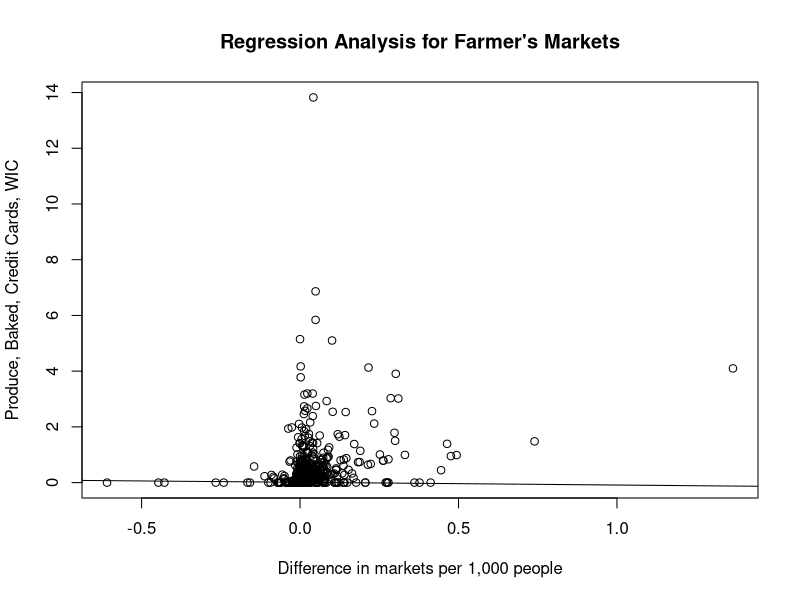
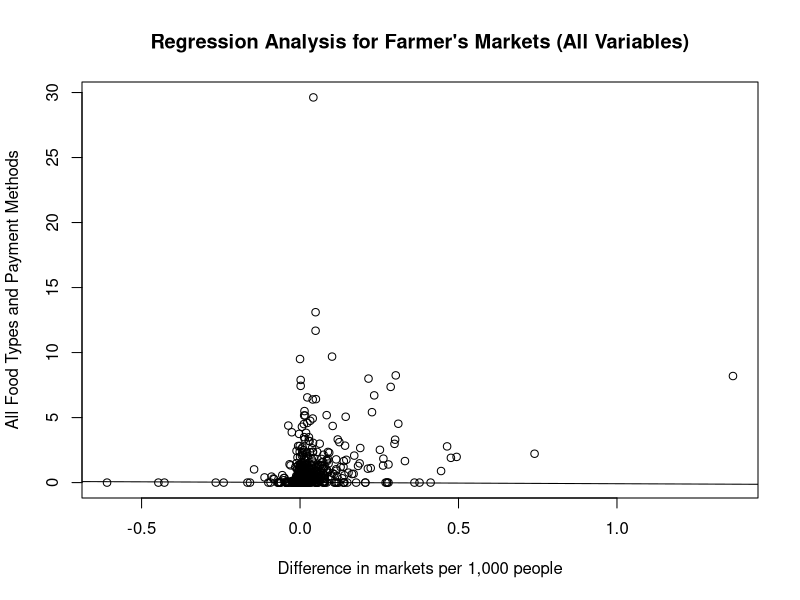
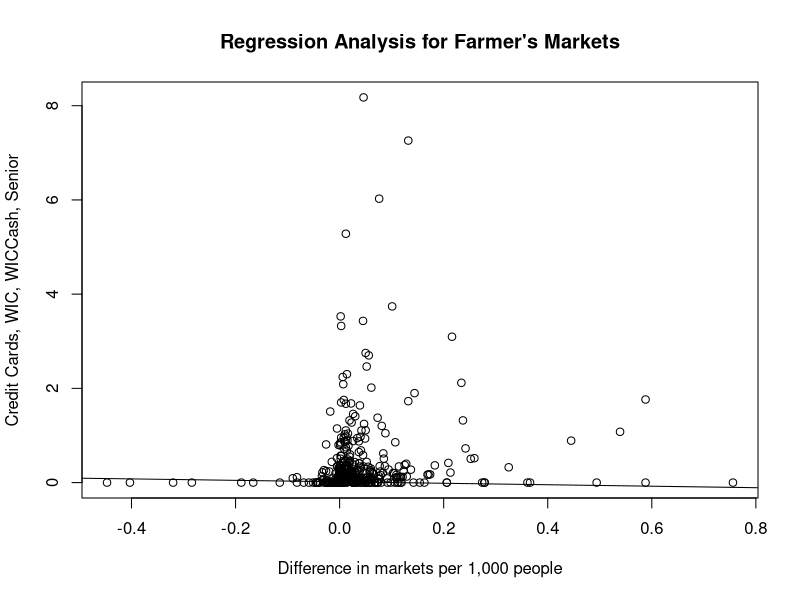

Generate these figures, in order, with R:
setwd("C:/Users/saraa/Desktop")
fmdata <- read.csv("fe_local_clean.csv")
library(ggplot2)
library(caret)

model1 = lm(Difference ~ Produce1000 + Animal1000 + Baked1000 + OtherFood1000 + CreditCards1000 + SNAP1000 +
              WIC1000 + WICCash1000 + Senior1000, data=fmdata)
summary(model1)
SSE1 = sum(model1$residuals^2)
SSE1

model2 = lm(Difference ~ Produce1000 + Baked1000 + OtherFood1000 + CreditCards1000 + WIC1000, data=fmdata)
summary(model2)
SSE2 = sum(model2$residuals^2)
SSE2

set.seed(150)
fmdata_Split <-createDataPartition(fmdata$Difference, p = 0.7, list=FALSE)
fmdata_Train <- fmdata[fmdata_Split, ]
fmdata_Test <- fmdata[-fmdata_Split, ]

#Build model using train
model3 = lm(Difference ~ Produce1000 + Baked1000 + OtherFood1000 + CreditCards1000 + WIC1000, data=fmdata_Train)
summary(model3)
SSE3 = sum(model3$residuals^2)
SSE3

set.seed(150)
fmdata_Split <-createDataPartition(fmdata$Difference, p = 0.7, list=FALSE)
fmdata_Train <- fmdata[fmdata_Split, ]
fmdata_Test <- fmdata[-fmdata_Split, ]

model4 = lm(Difference ~ Produce1000 + Baked1000 + CreditCards1000 + WIC1000, data=fmdata_Train)
summary(model4)
SSE4 = sum(model4$residuals^2)
SSE4
predictTest <- predict(model4, newdata=fmdata_Test)

predictTest <- predict(model4, newdata=fmdata_Test)
SSE4 <- sum((fmdata_Test$Difference - predictTest) ^ 2)
SST4 <- sum((fmdata_Test$Difference - mean(fmdata_Test$Difference)) ^ 2)
SSE4
SST4
SquaredR4 <- 1 - SSE4/SST4
SquaredR4

plot(fmdata_Test$Difference, fmdata_Test$Produce1000 + fmdata_Test$Baked1000 + fmdata_Test$CreditCards1000 +
       fmdata_Test$WIC1000, main = "Regression Analysis for Farmer's Markets", xlab = "Difference in markets per 1,000 people", ylab = "Produce, Baked, Credit Cards, WIC")

abline(lm(fmdata_Test$Difference ~ fmdata_Test$Produce1000 + fmdata_Test$Baked1000 + fmdata_Test$CreditCards1000 + fmdata_Test$WIC1000))

predictTest <- predict(model1, newdata=fmdata_Test)
SSE1 <- sum((fmdata_Test$Difference - predictTest) ^ 2)
SST1 <- sum((fmdata_Test$Difference - mean(fmdata_Test$Difference)) ^ 2)
SSE1
SST1
SquaredR1 <- 1 - SSE1/SST1
SquaredR1

plot(fmdata_Test$Difference, fmdata_Test$Produce1000 + fmdata_Test$Animal1000 + fmdata_Test$Baked1000 +
       fmdata_Test$OtherFood1000 + fmdata_Test$CreditCards1000 + fmdata_Test$SNAP1000 + fmdata_Test$WIC1000 +
       fmdata_Test$WICCash1000 + fmdata_Test$Senior1000, main = "Regression Analysis for Farmer's Markets (All Variables)",
     xlab = "Difference in markets per 1,000 people", ylab = "All Food Types and Payment Methods")

abline(lm(fmdata_Test$Difference ~ fmdata_Test$Produce1000 + fmdata_Test$Animal1000 + fmdata_Test$Baked1000 +
            fmdata_Test$OtherFood1000 + fmdata_Test$CreditCards1000 + fmdata_Test$SNAP1000 +
            fmdata_Test$WIC1000 + fmdata_Test$WICCash1000 + fmdata_Test$Senior1000))

#Remove outliers (standard deviation between -1.5 and 1.5)
fmdata_decimals <- data.frame(fmdata$SNAP1000, fmdata$WIC1000, fmdata$WICCash1000, fmdata$Senior1000,
                              fmdata$CreditCards1000, fmdata$Produce1000, fmdata$Animal1000, fmdata$Baked1000,
                              fmdata$OtherFood1000, fmdata$Difference, fmdata$Markets_2009_norm,
                              fmdata$Markets_2016_norm, fmdata$SNAP_norm, fmdata$WIC_norm,
                              fmdata$WICCash_norm, fmdata$Senior_norm, fmdata$CreditCards_norm,
                              fmdata$Produce_norm, fmdata$Animal_norm, fmdata$Baked_norm,
                              fmdata$OtherFood_norm)

Markets_no_outliers <- fmdata_decimals[fmdata_decimals$fmdata.Markets_2009_norm <= 1.5,]
Markets_no_outliers <- Markets_no_outliers[Markets_no_outliers$fmdata.Markets_2009_norm >= -1.5,]
Markets_no_outliers <- Markets_no_outliers[Markets_no_outliers$fmdata.Markets_2016_norm <= 1.5,]
Markets_no_outliers <- Markets_no_outliers[Markets_no_outliers$fmdata.Markets_2016_norm >= -1.5,]
Markets_no_outliers <- Markets_no_outliers[Markets_no_outliers$fmdata.SNAP_norm <= 1.5,]
Markets_no_outliers <- Markets_no_outliers[Markets_no_outliers$fmdata.SNAP_norm >= -1.5,]
Markets_no_outliers <- Markets_no_outliers[Markets_no_outliers$fmdata.WIC_norm <= 1.5,]
Markets_no_outliers <- Markets_no_outliers[Markets_no_outliers$fmdata.WIC_norm >= -1.5,]
Markets_no_outliers <- Markets_no_outliers[Markets_no_outliers$fmdata.WICCash_norm <= 1.5,]
Markets_no_outliers <- Markets_no_outliers[Markets_no_outliers$fmdata.WICCash_norm >= -1.5,]
Markets_no_outliers <- Markets_no_outliers[Markets_no_outliers$fmdata.Senior_norm <= 1.5,]
Markets_no_outliers <- Markets_no_outliers[Markets_no_outliers$fmdata.Senior_norm >= -1.5,]
Markets_no_outliers <- Markets_no_outliers[Markets_no_outliers$fmdata.CreditCards_norm <= 1.5,]
Markets_no_outliers <- Markets_no_outliers[Markets_no_outliers$fmdata.CreditCards_norm >= -1.5,]
Markets_no_outliers <- Markets_no_outliers[Markets_no_outliers$fmdata.Produce_norm <= 1.5,]
Markets_no_outliers <- Markets_no_outliers[Markets_no_outliers$fmdata.Produce_norm >= -1.5,]
Markets_no_outliers <- Markets_no_outliers[Markets_no_outliers$fmdata.Animal_norm <= 1.5,]
Markets_no_outliers <- Markets_no_outliers[Markets_no_outliers$fmdata.Animal_norm >= -1.5,]
Markets_no_outliers <- Markets_no_outliers[Markets_no_outliers$fmdata.Baked_norm <= 1.5,]
Markets_no_outliers <- Markets_no_outliers[Markets_no_outliers$fmdata.Baked_norm >= -1.5,]
Markets_no_outliers <- Markets_no_outliers[Markets_no_outliers$fmdata.OtherFood_norm <= 1.5,]
Markets_no_outliers <- Markets_no_outliers[Markets_no_outliers$fmdata.OtherFood_norm >= -1.5,]

#Now build the model.

model5 = lm(fmdata.Difference ~ fmdata.Produce1000 + fmdata.Animal1000 + fmdata.Baked1000 + 
              fmdata.OtherFood1000 + fmdata.CreditCards1000 + fmdata.SNAP1000 + fmdata.WIC1000 +
              fmdata.WICCash1000 + fmdata.Senior1000, data=Markets_no_outliers)
summary(model5)
SSE5 = sum(model5$residuals^2)
SSE5

#Produce1000, Baked1000, CreditCards1000, SNAP1000, WICCash1000, and Senior1000 are not significant at less than 0.001, so these variables will be removed.

model6 = lm(fmdata.Difference ~ fmdata.Animal1000 + fmdata.OtherFood1000 + fmdata.WIC1000, data=Markets_no_outliers)
summary(model6)
SSE6 = sum(model6$residuals^2)
SSE6

#The R squared is a little worse at 25.99% without the outliers. Split the data from model 5 into training and test sets.

set.seed(150)
no_outlier_Split <-createDataPartition(Markets_no_outliers$fmdata.Difference, p = 0.7, list=FALSE)
no_outlier_Train <- Markets_no_outliers[no_outlier_Split, ]
no_outlier_Test <- Markets_no_outliers[-no_outlier_Split, ]

model7 = lm(fmdata.Difference ~ fmdata.Produce1000 + fmdata.Animal1000 + fmdata.Baked1000 + 
              fmdata.OtherFood1000 + fmdata.CreditCards1000 + fmdata.SNAP1000 + fmdata.WIC1000 +
              fmdata.WICCash1000 + fmdata.Senior1000, data=no_outlier_Train)
summary(model7)
SSE7 = sum(model7$residuals^2)
SSE7

predictTest <- predict(model7, newdata=no_outlier_Test)

#Produce1000, Animal1000, Baked1000, OtherFood1000, and SNAP1000 are not significant below 0.001, so they are removed.
set.seed(150)
no_outlier_Split <-createDataPartition(Markets_no_outliers$fmdata.Difference, p = 0.7, list=FALSE)
no_outlier_Train <- Markets_no_outliers[no_outlier_Split, ]
no_outlier_Test <- Markets_no_outliers[-no_outlier_Split, ]

model8 = lm(fmdata.Difference ~ fmdata.CreditCards1000 + fmdata.WIC1000 +
              fmdata.WICCash1000 + fmdata.Senior1000, data=no_outlier_Train)
summary(model8)
SSE8 = sum(model8$residuals^2)
SSE8

predictTest <- predict(model8, newdata=no_outlier_Test)

#Plot the model.
plot(Markets_no_outliers$fmdata.Difference, Markets_no_outliers$fmdata.CreditCards1000 +
       Markets_no_outliers$fmdata.WIC1000 + Markets_no_outliers$fmdata.WICCash1000 + Markets_no_outliers$fmdata.Senior1000, main = "Regression Analysis for Farmer's Markets", xlab = "Difference in markets per 1,000 people", ylab = "Credit Cards, WIC, WICCash, Senior")

abline(lm(Markets_no_outliers$fmdata.Difference ~ Markets_no_outliers$fmdata.Animal1000 +
            Markets_no_outliers$fmdata.OtherFood1000))
